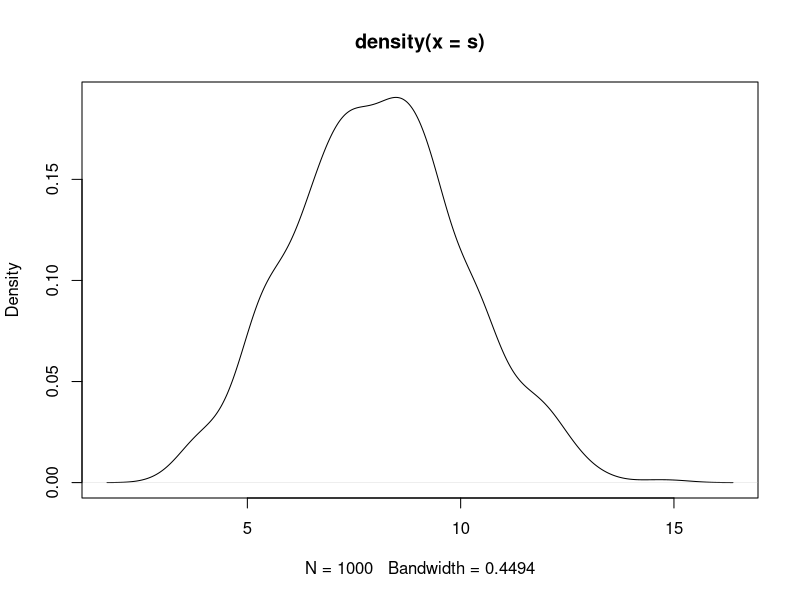

Reproduce this figure in R.
newnormal<-function(n,a){
	RN<-NULL;
	for(i in 1:n){
	z1<-rnorm(n=1,m=0,sd=1);
	z2<-rnorm(n=1,m=0,sd=1);
	x2<-8+2*(z1);
	v1<-1;
	v2<-2;
	cv<-2*a/(1*2);
	nmn<-5+cv*(v1/v2)*(x2-8);
	nvr<-1*sqrt(1-(cv*cv));
	x1<-nmn+nvr*z2;
	RN<-c(RN,x2);
	}
	return (RN);}
s<-newnormal(1000,-0.25);
s1<-rnorm(n=1000,m=8,sd=2);
plot(density(s));
#lines(s1,col="green");
